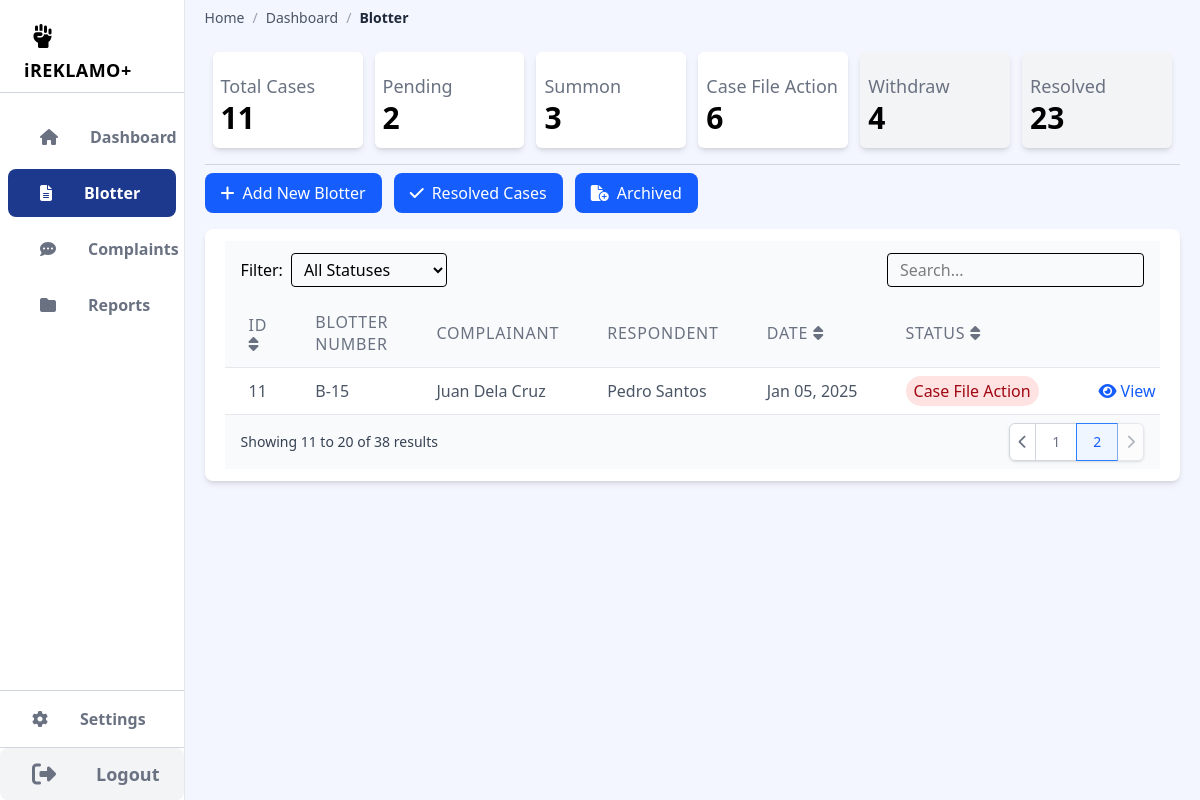
Screenshot of /blotter.php?page=2 (signed in) with the database file from the repository.
### tables this page shows
CREATE TABLE `blotter` (
  `id` int(255) NOT NULL,
  `c_name` varchar(255) NOT NULL,
  `c_contact` varchar(255) NOT NULL,
  `c_address` varchar(255) NOT NULL,
  `r_name` varchar(255) NOT NULL,
  `r_contact` varchar(255) NOT NULL,
  `r_address` varchar(255) NOT NULL,
  `type` varchar(255) NOT NULL,
  `details` varchar(255) NOT NULL,
  `location` varchar(255) NOT NULL,
  `date_time` datetime NOT NULL,
  `status` enum('pending','summon','1st trial','2nd trial','3rd trial','cfa','withdraw','resolved') NOT NULL DEFAULT 'pending',
  `created_by` int(11) DEFAULT NULL,
  `updated_at` date NOT NULL
);

### blotter.php (shortened to what this page needs)
<?php
require_once 'head.php';
$sql = "SELECT * FROM blotter ORDER BY date_time DESC";
$stmt = $conn->query($sql);
$blotters = $stmt->fetchAll(PDO::FETCH_ASSOC);
$activeBlotters = array_filter($blotters, fn($b) => $b['status'] !== 'withdraw' AND $b['status'] !== 'resolved' AND $b['status'] !== 'archived');
?>
<?php
    try {
        $stmt = $conn->prepare("SELECT id,c_name, r_name, details, date_time AS date, type, location, status , created_by FROM blotter WHERE status = 'withdraw'");
        $stmt->execute();
        $withdraw = $stmt->fetchAll();
    } catch(PDOException $e) {
        echo "Error: " . $e->getMessage();
        $withdraw = [];
    }
    try {
        $stmt = $conn->prepare("SELECT id,c_name, r_name, details, date_time AS date, type, location, status , created_by FROM blotter WHERE status = 'resolved'");
        $stmt->execute();
        $resolved = $stmt->fetchAll();
    } catch(PDOException $e) {
        echo "Error: " . $e->getMessage();
        $resolved = [];
    }
    ?>
<div class="flex flex-col w-full">
    <div class="grid grid-cols-6 p-2 gap-3">
        <div class="bg-white rounded-md shadow-md p-2 grid grid-rows-2">
            <div class="text-lg text-gray-500 mt-3">Total Cases</div>
            <div class="text-3xl font-semibold "><?php echo count(array_filter($blotters, fn($b) => $b['status'] !== 'withdraw' AND $b['status']!== 'resolved')); ?></div>
        </div>
        <div class="bg-white rounded-md shadow-md p-2 grid grid-rows-2">
            <div class="text-lg text-gray-500 mt-3">Pending</div>
            <div class="text-3xl font-semibold "><?php echo count(array_filter($activeBlotters, fn($b) => $b['status'] === 'pending')); ?></div>
        </div>
        <div class="bg-white rounded-md shadow-md p-2 grid grid-rows-2">
            <div class="text-lg text-gray-500 mt-3">Summon</div>
            <div class="text-3xl font-semibold "><?php echo count(array_filter($activeBlotters, fn($b) => $b['status'] === 'summon')); ?></div>
        </div>
        <div class="bg-white rounded-md shadow-md p-2 grid grid-rows-2">
            <div class="text-lg text-gray-500 mt-3">Case File Action</div>
            <div class="text-3xl font-semibold "><?php echo count(array_filter($activeBlotters, fn($b) => $b['status'] === 'cfa')); ?></div>
        </div>
        <div class="bg-gray-100 rounded-md shadow-md p-2 grid grid-rows-2">
            <div class="text-lg text-gray-500 mt-3">Withdraw</div>
            <div class="text-3xl font-semibold "><?php echo count(array_filter($withdraw, fn($b) => $b['status'] === 'withdraw')); ?></div>
        </div>
        <div class="bg-gray-100 rounded-md shadow-md p-2 grid grid-rows-2">
            <div class="text-lg text-gray-500 mt-3">Resolved</div>
            <div class="text-3xl font-semibold "><?php echo count(array_filter($resolved, fn($b) => $b['status'] === 'resolved')); ?></div>
        </div>
    </div>
    <hr class="my-2 border-gray-300">
    <div class="flex items-center mb-4 gap-3">
        <button onclick="openAddModal()" class="bg-blue-600 hover:bg-blue-700 text-white px-4 py-2 rounded-lg transition-colors">
            <i class="fas fa-plus mr-2"></i>Add New Blotter
        </button>
        <button onclick="openResolvedCasesModal()" class="bg-blue-600 hover:bg-blue-700 text-white px-4 py-2 rounded-lg transition-colors">
            <i class="fas fa-check mr-2"></i>Resolved Cases
        </button>
        <button onclick="openArchivedBlotterModal()" class="bg-blue-600 hover:bg-blue-700 text-white px-4 py-2 rounded-lg transition-colors">
            <i class="fas fa-file-circle-plus mr-2"></i>Archived
        </button>
    </div>
    <div class="bg-white rounded-lg inset-shadow-md shadow-md p-3 md:px-5">
        <div class="px-4 py-3 flex flex-col md:flex-row justify-between items-start md:items-center bg-gray-50 gap-4">
            <div class="flex flex-col md:flex-row items-start md:items-center gap-2 w-full md:w-auto">
                <label class="text-md">Filter:</label>
                <select class="border rounded px-2 py-1 text-md w-full md:w-auto" id="statusFilter">
                    <option value="all">All Statuses</option>
                </select>
            </div>
            <div class="relative w-full md:w-auto">
                <input type="text" placeholder="Search..." class="border rounded px-3 py-1 text-md w-full" id="searchInput">
            </div>
        </div>
    <div class="overflow-x-auto">
        <table class="min-w-full divide-y divide-gray-200 table-fixed">
            <thead class="bg-gray-50">
                <tr>
                    <th class="px-3 md:px-6 py-3 w-1/16 text-left text-md font-medium text-gray-500 uppercase tracking-wider cursor-pointer" onclick="sortTable(0)">ID <i class="fas fa-sort"></i></th>
                    <th class="px-3 md:px-6 py-3 w-1/8 text-left text-md font-medium text-gray-500 uppercase tracking-wider">Blotter Number</th>
                    <th class="px-3 md:px-6 py-3 w-1/8 text-left text-md font-medium text-gray-500 uppercase tracking-wider">Complainant</th>
                    <th class="px-3 md:px-6 py-3 w-1/8 text-left text-md font-medium text-gray-500 uppercase tracking-wider">Respondent</th>
                    <th class="px-3 md:px-6 py-3 w-1/8 text-left text-md font-medium text-gray-500 uppercase tracking-wider cursor-pointer" onclick="sortTable(1)">Date <i class="fas fa-sort"></i></th>
                    <th class="px-3 md:px-6 py-3 w-1/8 text-left text-md font-medium text-gray-500 uppercase tracking-wider cursor-pointer" onclick="sortTable(3)">Status <i class="fas fa-sort"></i></th>
                    <th class="px-3 md:px-6 py-3 w-1/16 text-center text-md font-medium text-gray-500 uppercase tracking-wider">Actions</th>
                </tr>
            </thead>
            <tbody class="bg-white divide-y divide-gray-200" id="complaintsTable">
                <?php
                $itemsPerPage = 10;
                $currentPage = isset($_GET['page']) ? (int)$_GET['page'] : 1;
                $filteredBlotters = array_filter($blotters, fn($b) => $b['status'] !== 'archived' && $b['status'] !== 'resolved' && $b['status'] !== 'withdraw');
                $totalPages = ceil(count($filteredBlotters) / $itemsPerPage);
                $currentPage = max(1, min($currentPage, $totalPages));
                $offset = ($currentPage - 1) * $itemsPerPage;
                $paginatedBlotters = array_slice($filteredBlotters, $offset, $itemsPerPage);
                foreach($paginatedBlotters as $blotter):
                    $statusColor = [
                        'summon' => 'bg-blue-100 text-blue-800',
                        'cfa' => 'bg-red-100 text-red-800',
                        'withdraw cfa' => 'bg-red-200 text-red-900',
                        'pending' => 'bg-yellow-100 text-yellow-800',
                        'resolved' => 'bg-green-100 text-green-800',
                        'withdraw' => 'bg-gray-100 text-gray-800'
                    ][$blotter['status']] ?? 'bg-gray-100 text-gray-800';
                    $statusName=[
                        'summon' => 'Summon',
                        'cfa' => 'Case File Action',
                        'pending' => 'Pending',
                        'resolved' => 'Resolved',
                        'withdraw' => 'Withdraw'
                    ][$blotter['status']] ?? 'bg-gray-100 text-gray-800';
                ?>
                <tr class="blotter-row" data-status="<?= $blotter['status'] ?>" data-id="<?= $blotter['id'] ?>" data-r-name="<?= $blotter['r_name'] ?>" data-c-name="<?= $blotter['c_name'] ?>" data-type="<?= $blotter['type'] ?>">
                    <td class="px-3 md:px-6 py-3 whitespace-nowrap text-md text-gray-600"><?php echo $offset + array_search($blotter, $paginatedBlotters) + 1; ?></td>
                    <td class="px-3 md:px-6 py-3 whitespace-nowrap text-md text-gray-600">B-<?= $blotter['id'] ?></td>
                    <td class="px-3 md:px-6 py-3 whitespace-nowrap text-md text-gray-600"><?= $blotter['c_name'] ?></td>
                    <td class="px-3 md:px-6 py-3 whitespace-nowrap text-md text-gray-600"><?= $blotter['r_name'] ?></td>
                    <td class="px-3 md:px-6 py-3 whitespace-nowrap text-md text-gray-600"><?= date('M d, Y', strtotime($blotter['date_time'])) ?></td>
                    <td class="px-3 md:px-6 py-3 whitespace-nowrap text-md">
                        <span class="px-2 py-1 rounded-full text-md <?= $statusColor ?>">
                            <?= $statusName ?>
                        </span>
                    </td>
                    <td class="px-3 md:px-6 py-3 whitespace-nowrap text-md text-gray-500">
                        <button onclick="openViewModal(<?= $blotter['id'] ?>)" class="text-blue-600 hover:text-blue-900 mx-3"><i class="fas fa-eye mr-1"></i>View</button>
                    </td>
                </tr>
                <?php endforeach; ?>
            </tbody>
        </table>
    </div>
    <div class="px-4 py-2 flex items-center justify-between border-t border-gray-200 bg-gray-50">
        <div class="hidden sm:flex-1 sm:flex sm:items-center sm:justify-between">
            <div>
                <p class="text-sm text-gray-700">
                    Showing <span class="font-medium"><?= $offset + 1 ?></span> to <span class="font-medium"><?= min($offset + $itemsPerPage, count($blotters)) ?></span> of <span class="font-medium"><?= count($blotters) ?></span> results
                </p>
            </div>
            <div>
                <nav class="relative z-0 inline-flex rounded-md shadow-sm -space-x-px" aria-label="Pagination">
                    <a href="?page=<?= max(1, $currentPage - 1) ?>" class="relative inline-flex items-center px-2 py-2 rounded-l-md border border-gray-300 bg-white text-sm font-medium text-gray-500 hover:bg-gray-50 <?= $currentPage == 1 ? 'opacity-50 cursor-not-allowed' : '' ?>">
                        <i class="fas fa-chevron-left"></i>
                    </a>
                    <?php for ($i = 1; $i <= $totalPages; $i++): ?>
                        <a href="?page=<?= $i ?>" class="relative inline-flex items-center px-4 py-2 border text-sm font-medium <?= $i == $currentPage ? 'bg-blue-50 border-blue-500 text-blue-600' : 'bg-white border-gray-300 text-gray-500 hover:bg-gray-50' ?>">
                            <?= $i ?>
                        </a>
                    <?php endfor; ?>
                    <a href="?page=<?= min($totalPages, $currentPage + 1) ?>" class="relative inline-flex items-center px-2 py-2 rounded-r-md border border-gray-300 bg-white text-sm font-medium text-gray-500 hover:bg-gray-50 <?= $currentPage == $totalPages ? 'opacity-50 cursor-not-allowed' : '' ?>">
                        <i class="fas fa-chevron-right"></i>
                    </a>
                </nav>
            </div>
        </div>
    </div>
</div>

### rows the page displays
blotter: paginatedBlotters "11", id "15", c_name "Juan Dela Cruz", r_name "Pedro Santos", date_time "Jan 05, 2025", status "Case File Action"

### other values shown
$label "Home"
$label "Dashboard"
$label "Blotter"
count(array_filter($activeBlotters, fn($b) => $b['status'] === 'cfa')) "6"
count(array_filter($withdraw, fn($b) => $b['status'] === 'withdraw')) "4"
count(array_filter($resolved, fn($b) => $b['status'] === 'resolved')) "23"
$offset + 1 "11"
min($offset + $itemsPerPage, count($blotters)) "20"
count($blotters) "38"
